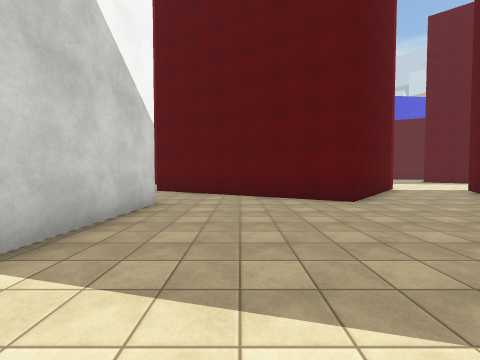
view 1 (above)

24 first-person views from a walk through a 3-D level made in the Unity game engine. The camera is 1.5 m above the floor, tilts 2° down and sees 90° across. The floor is counted in squares, 2 m on a side. Each view is taken from the middle of a square. On the plan, view 1 faces up. The plan holds only what a view shows up to about 9 squares ahead; the rest is blank. The place goes on beyond the plan. The player is left out. Surface patterns are stand-ins for the level's own textures.

view 2
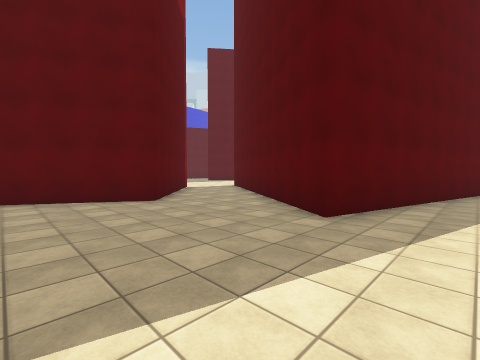

view 3
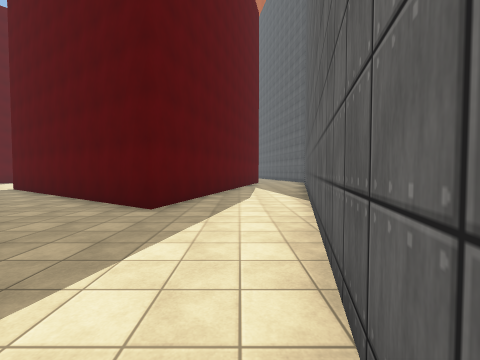

view 4
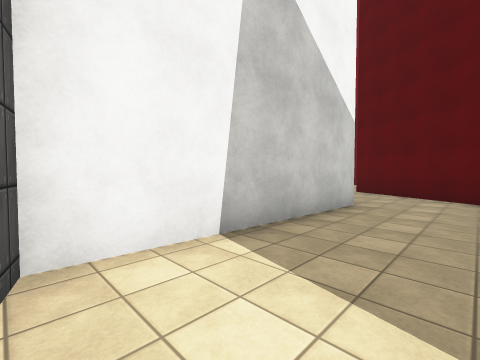

view 5
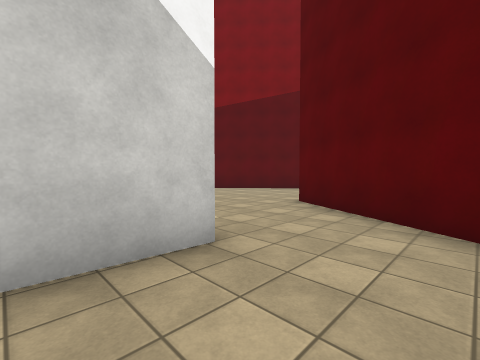

view 6
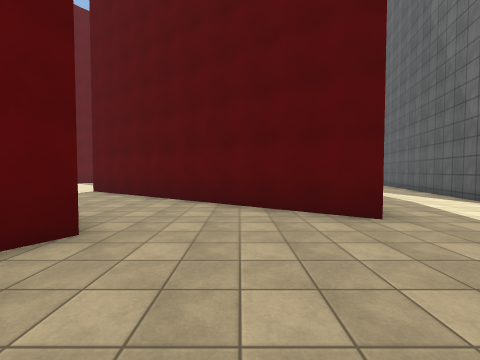

view 7
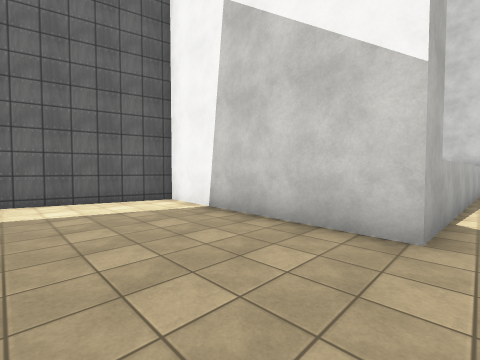

view 8
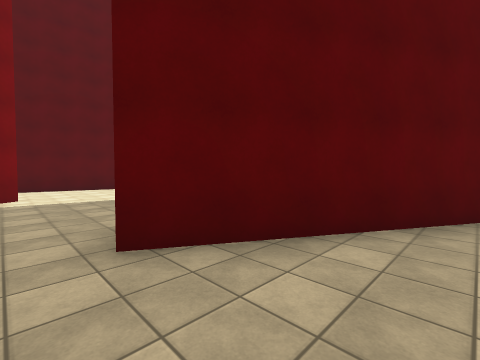

view 9
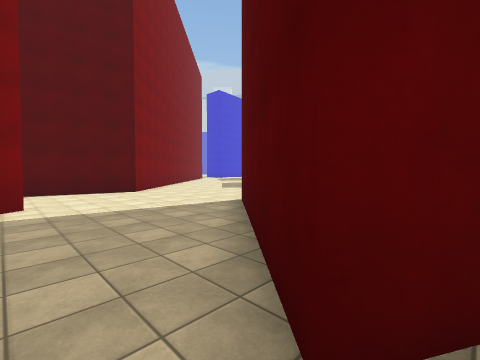

view 10
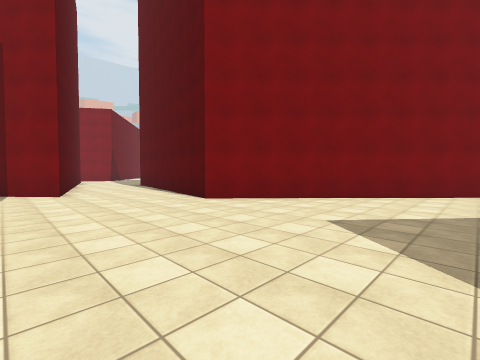

view 11
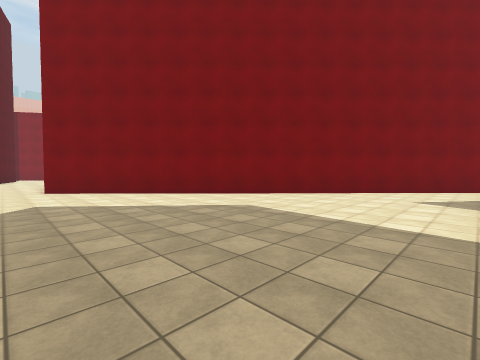

view 12
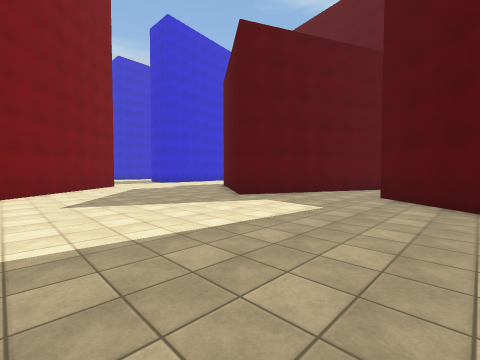

view 13
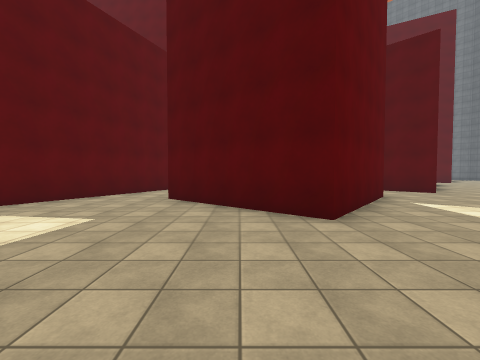

view 14
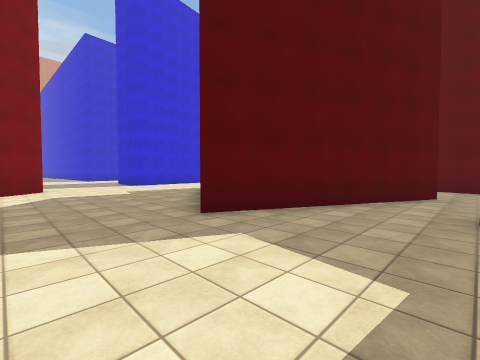

view 15
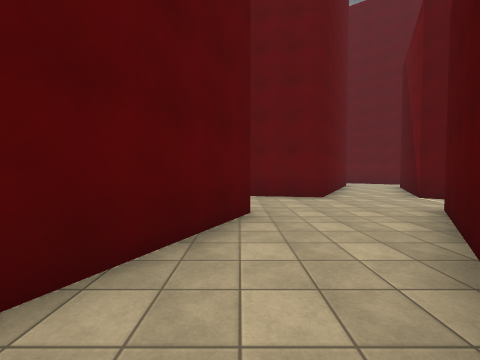

view 16
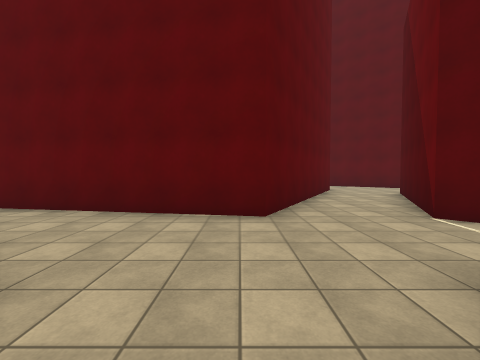

view 17
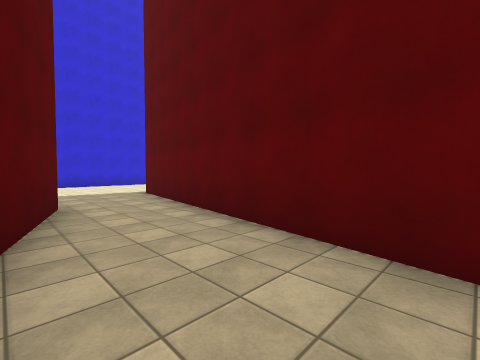

view 18
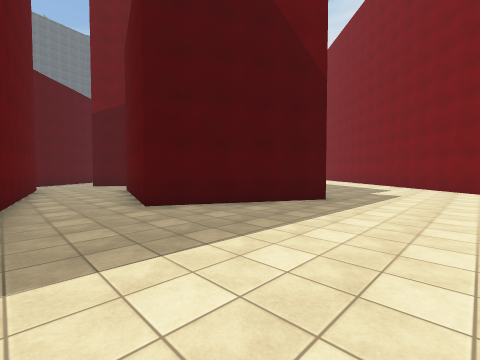

view 19
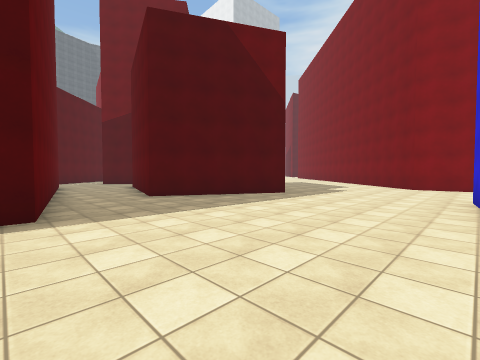

view 20
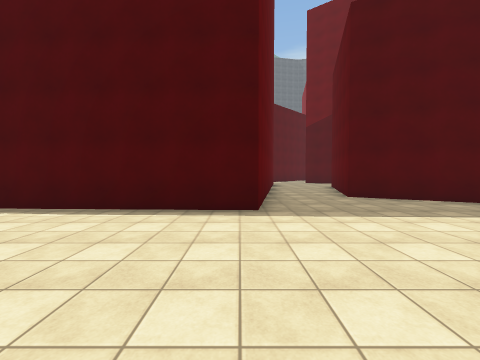

view 21
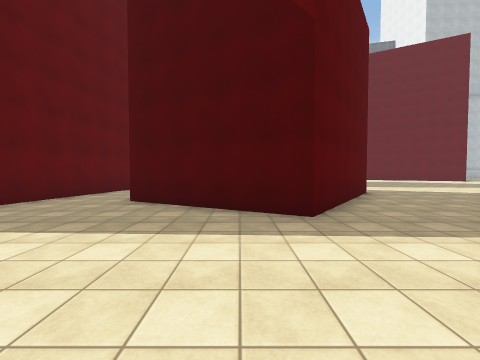

view 22
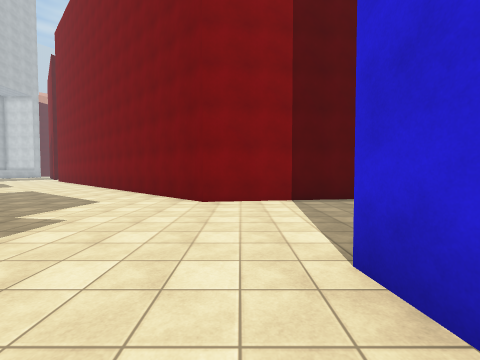

view 23
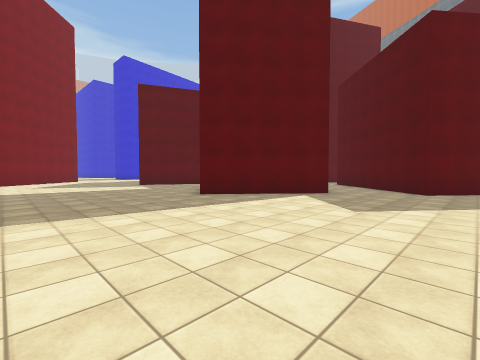

view 24
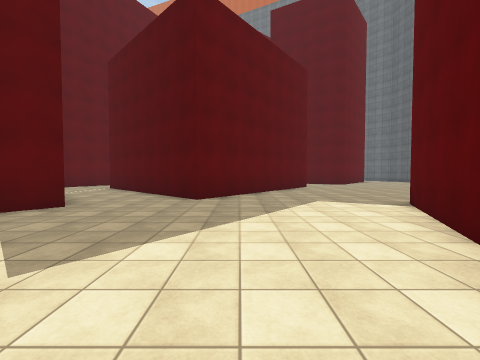

### Floor plan
Points are (right, up) in squares from view 1. A wall is a line through its corners. A room is listed if a view was taken in it or the views show most of it. See-through windows are left out.
Room 1 (views 1, 2, 3, 4, 5, 6, 7, 8, 9)
walls: (2.8, 5.9) (-3.2, 9.4); (3.7, 1.8) (4.8, 3.4); (-4.6, 5.8) (-2, 5.6) (-2.3, 0.1) (2.2, -1)
ways out: opening at (-4, 10) to room 2; opening at (3.6, 3) to room 2
Room 2 (views 10, 11, 12, 13, 14, 15, 16, 17, 18, 19, 20, 21, 22, 23, 24)
walls: (16.1, 13.7) (12.7, 16.6) (15.7, 20.1); (17, 19) (19.7, 17); (21.5, 15.5) (21.8, 15.9) (26.4, 13.4); (13.4, 7.5) (16.6, 6); (19.4, 20.8) (13.5, 23.6) (16.8, 28.1) (20.8, 25.9) (19.6, 21.6); (20, 9) (17.4, 11.1) (20, 13.9); (5.5, 9) (2.8, 5.9); (26.9, 15.8) (22, 18.6) (23.6, 28.4) (27.5, 28.2); (4.8, 3.4) (9.1, 9.5); (10.5, 0) (3.7, 1.8); (-3.2, 9.4) (0.5, 13.4); (17.1, 33) (16.1, 32.9); (-4.4, 15.4) (-3.7, 15.2) (-4.6, 14.5); (11.7, 33.6) (12.1, 31.1) (-0.4, 18) (-3.6, 18.6); (2.2, -1) (9.1, -2.8)
ways out: opening at (-4, 10) to room 1; opening at (3.6, 3) to room 1

Positions as (right, up) in squares from view 1, and headings:
1: (0, 0), facing up
2: (0, 0), facing up-right
3: (-1, 0), facing right
4: (0, 0), facing up-left
5: (0, 4), facing up-left
6: (0, 4), facing right
7: (1, 6), facing down-left
8: (-4, 7), facing up-right
9: (-4, 9), facing up-right
10: (5, 14), facing up-left
11: (10, 17), facing up-left
12: (8, 18), facing up-right
13: (9, 18), facing right
14: (11, 20), facing up-right
15: (15, 21), facing right
16: (18, 19), facing right
17: (20, 20), facing up-right
18: (23, 31), facing down-left
19: (24, 33), facing down-left
20: (24, 33), facing down
21: (18, 32), facing down
22: (18, 32), facing left
23: (8, 10), facing up-right
24: (11, 10), facing right
